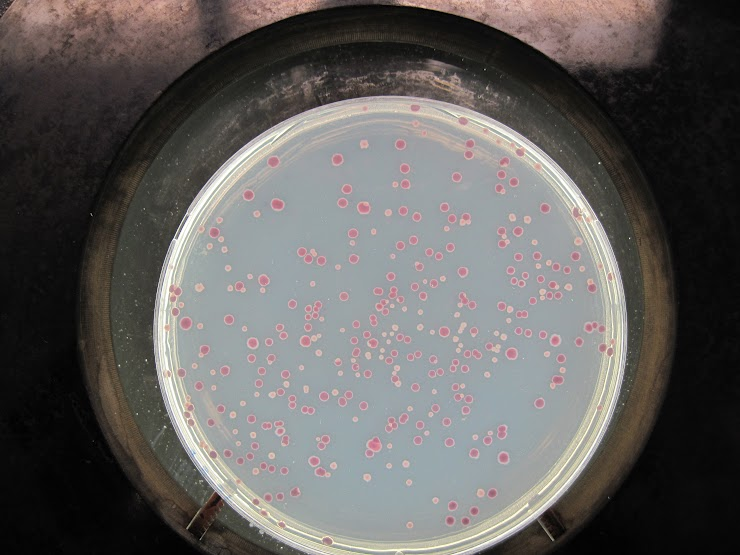
#> input picture Petri_dish1.jpg, 740 x 555 px
$ jupyter execute --allow-errors 04-Counting-in-class-assignment.ipynb   (shell and % lines are left out)
#> lines starting #> are read from the running program, lines starting #| are printed output that depends on the picture; after the words box and inside, x2 and y2 are one past the last pixel; in counts of white or black regions, pixels touching at a corner belong together
<a href="https://colab.research.google.com/github/colbrydi/Scientific_Image_Understanding/blob/master/04-Counting-in-class-assignment.ipynb" target="_parent"></a>

# In-Class Assignment: Bacterial Colony Counting

### Agenda for today's class

1. [Review pre-class assignment](#class_Assignment)
2. [Download Petri Dish images for notebook](#Download_Petri_Dish_images_for_notebook)
3. [Establishing "Ground Truth"](#Establishing_Ground_Truth)
2. [Automated Colony Counting](#Automated_Colony_counting)

---
<a name="Download_Petri_Dish_images_for_notebook"></a>

# 1. Download Petri Dish images for notebook

[cell 1]
#The following code snip-it downloads a file from internet and saves it to your local directory.
import numpy as np
from scipy import misc, ndimage
from imageio import imread
import matplotlib.pylab as plt
from urllib.request import urlopen, urlretrieve

url = 'https://goo.gl/cebwc1'
file1 = 'Petri_dish1.jpg'
urlretrieve(url, file1);
#> (this line was passed over: the network is not available in this run)

url = 'https://goo.gl/P82yKZ'
file2 = 'Petri_dish2.jpg'
urlretrieve(url, file2);
#> (this line was passed over: the network is not available in this run)

im1 = imread(file1)
#> im1 is the input picture: shape (555, 740, 3); mean R, G, B 98.6, 95.9, 94.1
im2 = imread(file2)
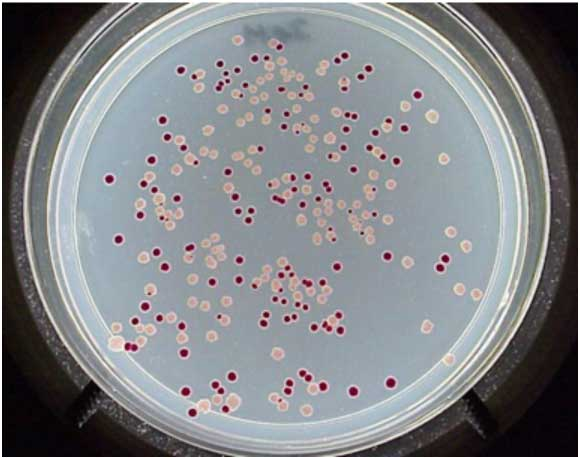
#> input picture Petri_dish2.jpg, 580 x 458 px
#> im2 is the input picture: shape (458, 580, 3); mean R, G, B 130.8, 132.8, 136.1

f, (ax1, ax2) = plt.subplots(1, 2,figsize=(20,10))
ax1.imshow(im1)
ax1.axis('off')
ax1.set_title('Petri_dish1')
ax2.imshow(im2)
ax2.axis('off')
ax2.set_title('Petri_dish2');

&#9989; <font color=red>**DO THIS:**</font> Modify the following code to select petri dish 2 instead of petri dish 1

[cell 2]
#Select your petri Dish (either im1 or im2)
#Note this is just making a new name for the same variable...
# i.e. any changes made to im are also made to im1
# to make two different objects you need to do a copy (see below)

im = im1

----
<a name="Establishing_Ground_Truth"></a>

# 2. Establishing "Ground Truth"

For this assignment we will only count the total colonies your selected dish.  Consider the image below.  How do we determine if we have the "right" answer?

[cell 3]
plt.figure(figsize=(20,10))
plt.imshow(im)
plt.axis('off')

&#9989; <font color=red>**DO THIS:**</font> - record your manual findings for colony counts here:

[cell 4]
# Store the estimates of colonie counts as python vectors (comma seperated values).
# Note the values provided below are just random numbers selected to make the program do something.
# Your group should change these numbers


Manual_Colony_Count = [ 387, 402, 339 ]

----
<a name="Automated_Colony_counting"></a>
# 3. Automated Colony counting
The following code attempts to automatically count the colonies in petri dish 1. The code has four basic parts:

1. Background Subtraction - Remove everything that is not the petri dish.
2. Colony Selection - Separate the colonies from the dish.
3. Count Blobs - Use the labeling algorithm to count the colonies.
4. Graph Results - Compare Manual Selection with Automated selection.

You will modify the code as you see fit to clean up the segmentation and get the most accurate count.

### Step 1. Background Subtraction
Notice in the first image (im1) the background near the top of the image outside of the pitri dish has a color similar to the colonies of interest.  The first thing we are going to do is create a mask identify everyting outisde of the pitri dish so we can easily ignore it later.  Notice that a simple color threshold of 133 results in true mostly outside of the dish and false inside of the dish:

### Simple color threshold

[cell 5]
rmax=133
background_mask = im[:,:,0] < rmax
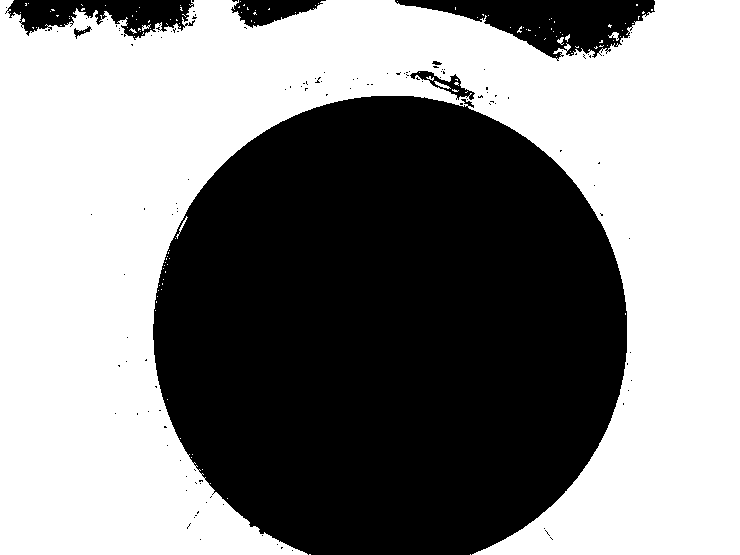
#> background_mask: shape (555, 740) bool; 54% white; 132 black regions (125 under 20 px), largest, box (x1, y1, x2, y2) and area: (153, 96, 627, 555) 174622, (395, 0, 655, 61) 7747, (5, 0, 195, 40) 4294

# Remove the background_mask from the original image
forground_im = im.copy()
forground_im[background_mask,:] = 0

#Plot the results side-by-side with the original image
f, (ax1, ax2) = plt.subplots(1, 2,figsize=(20,10))
ax1.imshow(background_mask, cmap='gray')
ax1.set_title('Background Mask')
ax1.axis('off')
ax2.imshow(forground_im)
ax1.set_title('Masked Image')

### Crop mask

We still have some large errors at the top.  We could just chop off this part of the image by setting all of the image rows less than 90 to true:

[cell 6]
# Trick to trim off top of dish
background_mask[0:90,:] = 1
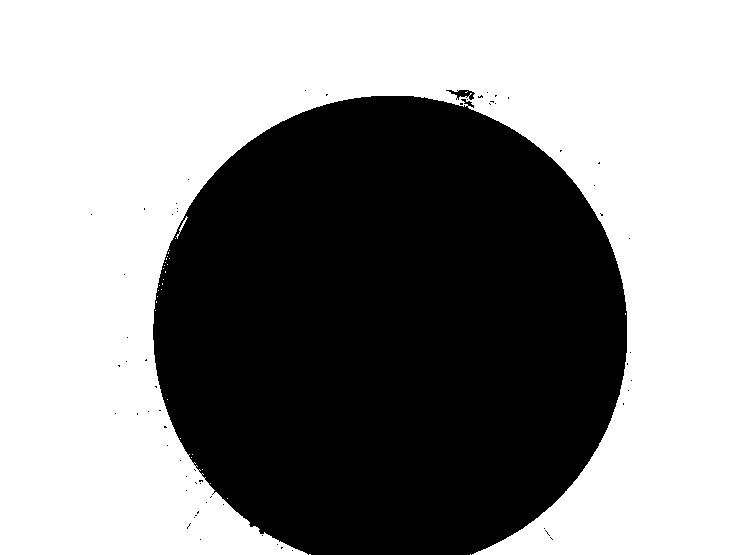
#> background_mask: shape (555, 740) bool; 57.4% white; 64 black regions (62 under 20 px), largest, box (x1, y1, x2, y2) and area: (153, 96, 627, 555) 174622, (446, 90, 475, 100) 142

# Remove the background_mask from the original image
forground_im = im.copy()
forground_im[background_mask,:] = 0

#Plot the results side-by-side with the original image
f, (ax1, ax2) = plt.subplots(1, 2,figsize=(20,10))
ax1.imshow(background_mask, cmap='gray')
ax1.set_title('Background Mask')
ax1.axis('off')
ax2.imshow(forground_im)
ax1.set_title('Masked Image')

### Clean up the noise

Now we can use dilation to get rid of the small black dots in the mask.

[cell 7]
from scipy import ndimage

after_dilation = ndimage.binary_dilation(background_mask, iterations=10)
#> after_dilation: shape (555, 740) bool; 60.4% white; 1 black region, box (x1, y1, x2, y2) and area: (163, 106, 617, 555) 162442


# Remove the background_mask from the original image
forground_im = im.copy()
forground_im[after_dilation,:] = 0

#Plot the results side-by-side with the original image
f, (ax1, ax2) = plt.subplots(1, 2,figsize=(20,10))
ax1.imshow(after_dilation, cmap='gray')
ax1.set_title('Background Mask')
ax1.axis('off')
ax2.imshow(forground_im)
ax1.set_title('Masked Image')

----

### Step 2. Colony Selection

Using the background mask from above we can now focus only on the petri dish.  This code tries to segment out both the TypeA and TypeB colonies.

[cell 8]
im = forground_im

[cell 9]
#Code snipit from previous class to show image as HSV
import colorsys
import matplotlib.colors as colors

hsv = colors.rgb_to_hsv(im)
#> hsv: shape (555, 740, 3) float32; mean of channels 0, 1, 2 0.2, 0, 68.6
f, (ax1, ax2, ax3, ax4) = plt.subplots(1, 4,figsize=(20,5))
ax1.imshow(hsv[:,:,0], cmap='hsv')
ax1.set_title('Hue - Color')
ax1.set_axis_off()

ax2.imshow(hsv[:,:,1],cmap='gray',vmin=0, vmax=1)
ax2.set_title('Saturation - Amount of Color')
ax2.set_axis_off()

ax3.imshow(hsv[:,:,2],cmap='gray')
ax3.set_title('Value - Brightness')
ax3.set_axis_off()

ax4.imshow(im)
ax4.set_axis_off()

[cell 10]
#Code Snipit from previous class to show H channel of HSV with a colorbar
plt.figure(figsize=(10,5));
plt.imshow(hsv[:,:,0], cmap='hsv');
plt.colorbar();
#> the sliders are set to im = <module 'ipywidgets.fixed_' fr, hmin = 0.5, hmax = 0.5, smin = 0.5, smax = 0.5, vmin = 127, vmax = 127, __manual = True

[cell 11]
#Code snipit from previous class to find best thresholds for HSV Colorspace
from ipywidgets import interactive,fixed

def hsv_color_threshold(im, hmin=-0.01,hmax=1.01, smin=-0.01,smax=1.01,vmin=-1,vmax=256):
    # Pull out the red, gree and blue matrixes
    hsv = colors.rgb_to_hsv(im)
    h = hsv[:,:,0];
    s = hsv[:,:,1];
    v = hsv[:,:,2];

    # trick because the color space wraps
    if hmin > hmax:
        b_img = (h > hmin) | (h < hmax)
    else:
        b_img = (h > hmin) & (h < hmax);


    b_img = (b_img &
         (s > smin) & (s < smax) &
         (v > vmin) & (v < vmax));

    f, (ax1, ax2) = plt.subplots(1, 2,figsize=(20,5))
    ax1.imshow(im)
    ax1.set_axis_off()

    ax2.imshow(b_img,cmap='gray', vmin=0, vmax=1)
    ax2.set_title('Value - Brightness')
    ax2.set_axis_off()

    plt.show()
    return b_img*1;

#> (the rest of this cell did not finish here and is left out)

#> (a cell that did not finish here is left out)

If you stop and restart this notebook the threshold values will get reset. Copy and paste the best values from above into the following cell so you will not loose them.

[cell 13]
# Type your thresholds here so you can remember what you picked (should be able to just copy and paste from above)
hmin= 0.86
hmax= 1.01
smin= 0.05
smax= 1.01
vmin= 137
vmax= 256

[cell 14]
# Code to visualize the segmentation from above
hsv = colors.rgb_to_hsv(im)

h1 = hsv[:,:,0] > hmin
#> h1: shape (555, 740) bool; 4.6% white; 480 white regions (310 under 20 px), largest, box (x1, y1, x2, y2) and area: (374, 286, 405, 316) 386, (296, 247, 327, 267) 317, (399, 162, 414, 191) 261
h2 = hsv[:,:,0] < hmax
#> h2: shape (555, 740) bool; every value is 1
s1 = hsv[:,:,1] > smin
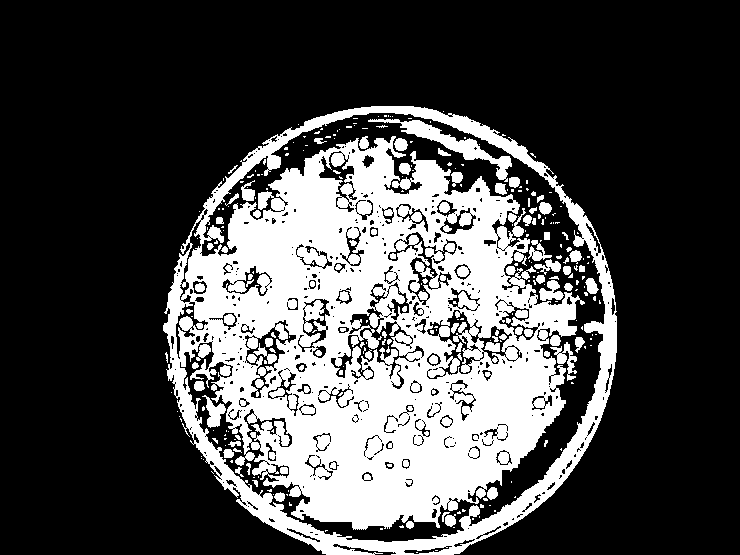
#> s1: shape (555, 740) bool; 28.7% white; 290 white regions (193 under 20 px), largest, box (x1, y1, x2, y2) and area: (163, 106, 617, 555) 108305, (368, 119, 512, 182) 1618, (550, 342, 577, 381) 360
s2 = hsv[:,:,1] < smax
v1 = hsv[:,:,2] > vmin
v2 = hsv[:,:,2] < vmax

binary_image = h1 & h2 & s1 & s2 & v1 & v2 & ~(after_dilation)
#> binary_image: shape (555, 740) bool; 3.9% white; 319 white regions (147 under 20 px), largest, box (x1, y1, x2, y2) and area: (375, 286, 405, 316) 353, (297, 247, 327, 267) 293, (365, 436, 382, 458) 238


im_background = im.copy()
im_background[binary_image] = 0
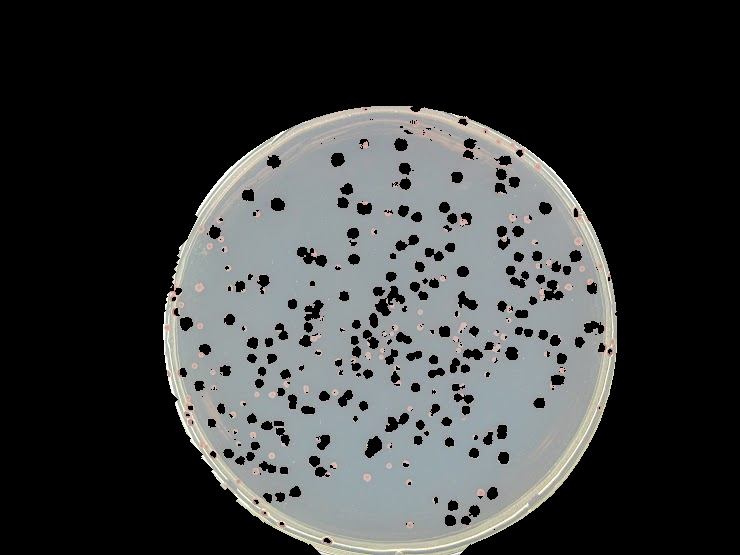
#> im_background: shape (555, 740, 3); mean R, G, B 58.3, 60, 59.9

#Plot the results side-by-side with the original image
f, (ax1, ax2) = plt.subplots(1, 2,figsize=(20,10))
ax1.imshow(im_background)
ax1.axis('off')
ax2.imshow(binary_image, cmap='gray')
ax2.axis('off')

### Clean up the noise

Remove speckle noise using dilation and Erosion

[cell 15]
after_dilation = ndimage.binary_dilation(binary_image, iterations=2)
#> after_dilation: shape (555, 740) bool; 7.7% white; 199 white regions (26 under 20 px), largest, box (x1, y1, x2, y2) and area: (367, 270, 409, 330) 1123, (297, 298, 326, 349) 769, (492, 154, 522, 196) 718
after_erosion  = ndimage.binary_erosion(after_dilation, iterations=2)
#> after_erosion: shape (555, 740) bool; 4.1% white; 248 white regions (107 under 20 px), largest, box (x1, y1, x2, y2) and area: (373, 286, 407, 316) 504, (299, 300, 324, 347) 473, (536, 275, 564, 301) 332


# Remove the background_mask from the original image
forground_im = im.copy()
forground_im[after_dilation,:] = 0
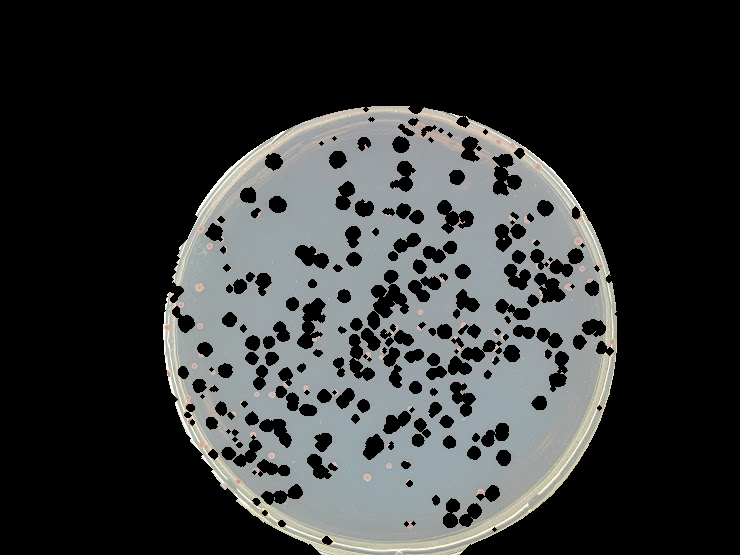
#> forground_im: shape (555, 740, 3); mean R, G, B 52.1, 53.9, 53.8

#Plot the results side-by-side with the original image
f, (ax1, ax2) = plt.subplots(1, 2,figsize=(20,10))

ax1.imshow(forground_im)
ax1.set_title('Background Image')

ax2.imshow(~after_dilation, cmap='gray')
ax2.set_title('Background Mask')
ax2.axis('off')
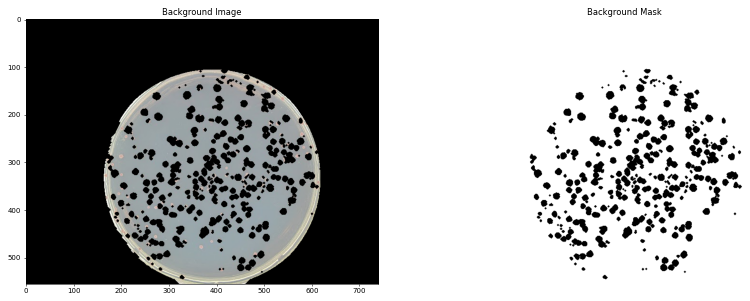
#> figure drawn by matplotlib, 2 panels

### Check results

Which colonies did we miss?

[cell 16]
im_background = im.copy()
im_background[after_dilation] = 0

#Plot the results side-by-side with the original image
f, (ax1, ax2) = plt.subplots(1, 2,figsize=(20,10))
ax1.imshow(im_background, cmap='gray')
ax1.axis('off')
ax2.imshow(after_dilation)
ax2.axis('off')

----
### Step 3. Object Counting

We can count the number of objects in the image using the label function inside of ```ndimage.measurements``` library:

[cell 17]
lab, num_features = ndimage.measurements.label(binary_image)
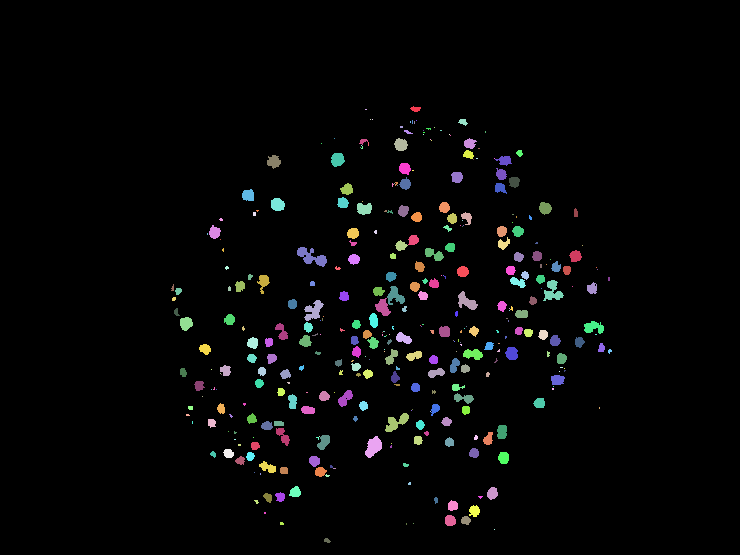
#> lab: shape (555, 740) int32; 350 distinct labels, from 0 to 349; one colour per label, 0 black
#> num_features = 349
plt.imshow(lab, cmap='jet')
plt.colorbar()
plt.title(('A Total of',num_features,'colonies found'))
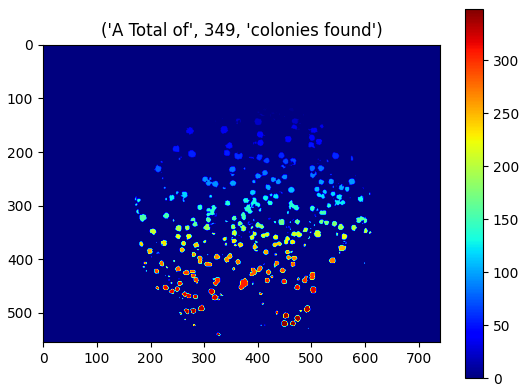
#> figure drawn by matplotlib, 2 panels

----

### Step 4. Graph Results

This final step will take the results from above and graph them as a bar chart for comparison.

[cell 18]
#Calculate the mean and standard deviation for manual colony counts
N = len(Manual_Colony_Count)
m_mean = np.mean(Manual_Colony_Count)
m_std = np.std(Manual_Colony_Count)

[cell 19]
# Plot the results

ind = np.arange(2)  # the x locations for the groups

fig, ax = plt.subplots(figsize=(10,5))
rects1 = ax.bar(0, m_mean, color='green', yerr=m_std)
rects2 = ax.bar(1, num_features, color='red')

# add some text for labels, title and axes ticks
ax.set_ylabel('Number of Colonies')
ax.set_title('Counting Comparison')
ax.set_xticks([0,1])
ax.set_xticklabels(('Manual', 'Automated'))
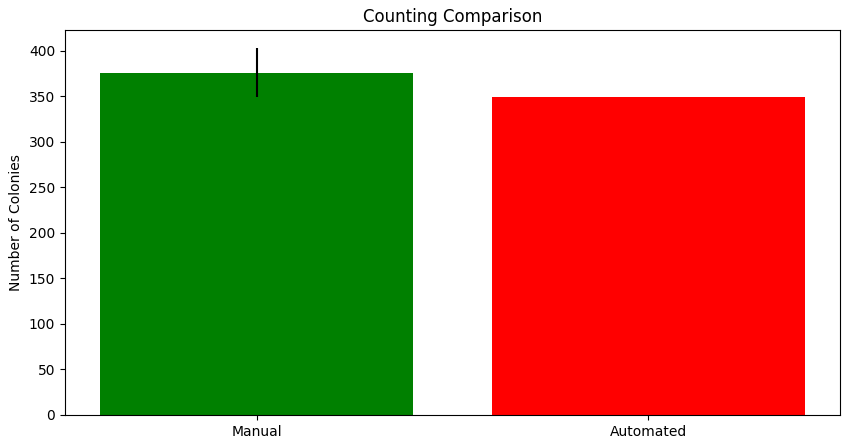
#> figure drawn by matplotlib, 1 panel
